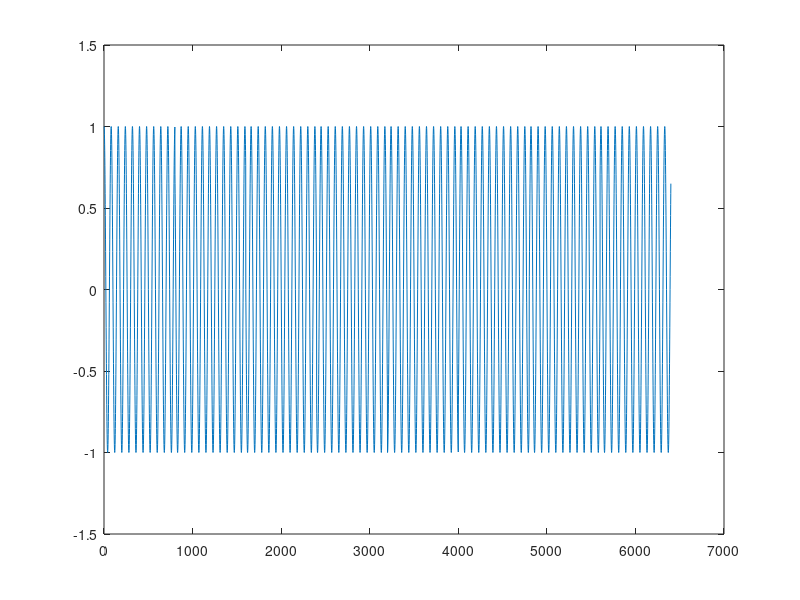
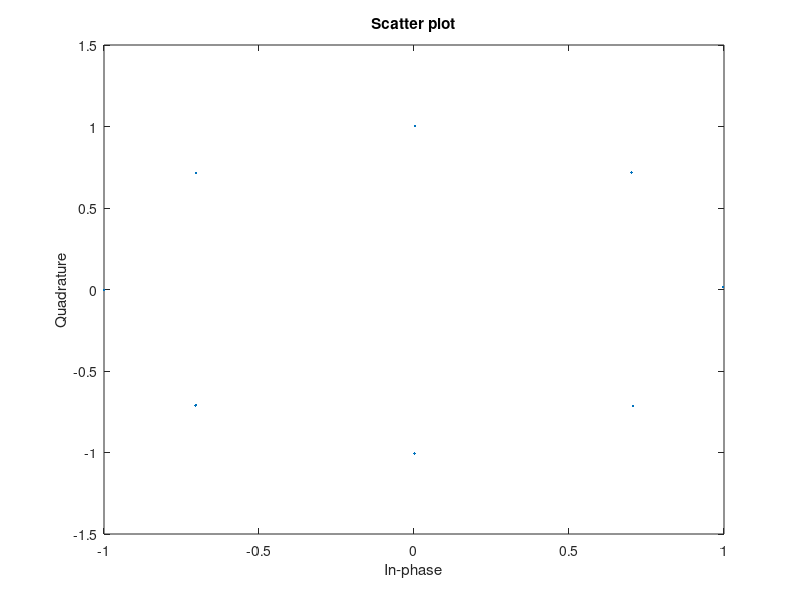

Source code (MATLAB) for these figures, in order:
close all 
clear ;clc;
% 8PSK 调制 20230821gu
M = 8;
M_bit = log2(M);
% 原始二进制数据
data = [0 0 0 0 0 1 0 1 0 0 1 1 1 0 0 1 0 1 1 1 0 1 1 1];
msg_length = length(data);
Np = msg_length / M_bit;
fc = 5000;
T = 0.002;
fs = 400000;
t = 0 : 1/fs : T-1/fs;
bps = M_bit / T

% 将二进制数据转换为符号（星座点）
symbols = bi2de(reshape(data, M_bit, [])', 'left-msb');

% 8PSK调制映射表
constellation = exp(1j * (0:M-1) * 2 * pi/M);

% 星座点映射
modulatedSymbols = [];
for i = 1 : Np
    modulatedSymbols0 = constellation(symbols(i) + 1).*exp(1j*2*pi*fc*t);
    modulatedSymbols0 = real(modulatedSymbols0); %发射信号取实部进行发射
    modulatedSymbols = [modulatedSymbols modulatedSymbols0];
end
figure;
plot(modulatedSymbols);
%% 解调

% 接收信号加入噪声
noisySymbols = modulatedSymbols + 0.1 * (randn(size(modulatedSymbols)) + 1j * randn(size(modulatedSymbols)));

% 解调器 ，采用积分器解调
ReceiveData = [];
for i = 1 : Np
    sig = noisySymbols((i-1)*T*fs+1 : i*T*fs);
    data1 = sig .* exp(-1j*2*pi*fc*t);
    %%积分
    ReceiveData0 = 2/T * trapz(t,data1);
    I(i) = real(ReceiveData0);
    Q(i) = imag(ReceiveData0);
    ReceiveData = [ReceiveData ReceiveData0]; 

end
scatterplot(ReceiveData);

%欧式距离来判断所在象限
demodulatedSymbols = zeros(size(msg_length));
for i = 1:Np
    [~, index] = min(abs(ReceiveData(i) - constellation));
    demodulatedSymbols(i) = index - 1;
end

% 解调后的二进制数据
decodedData = de2bi(demodulatedSymbols, M_bit, 'left-msb')';
decodedData = decodedData(:)';

%计算误码率
error_bin=find(decodedData-data);
error_rate1=length(error_bin)/length(data);
fprintf('原始误码率是 %f\n',error_rate1);

% 显示结果
% disp('调制后的星座点：');
% disp(modulatedSymbols);
% 
% disp('解调后的星座点：');
% disp(demodulatedSymbols);


